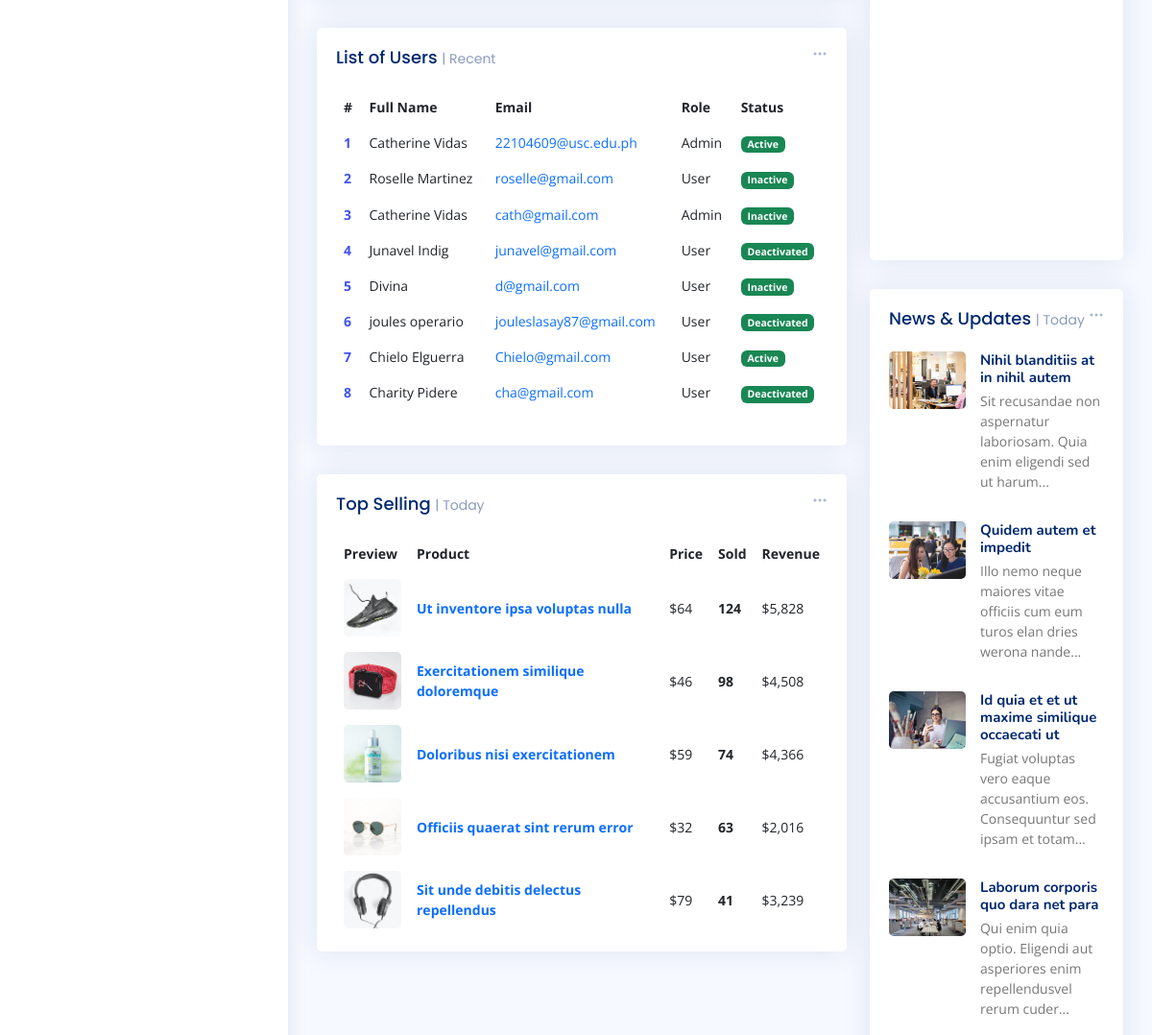
The page /client/pages/admin (signed in, middle part) on the database as committed earlier.
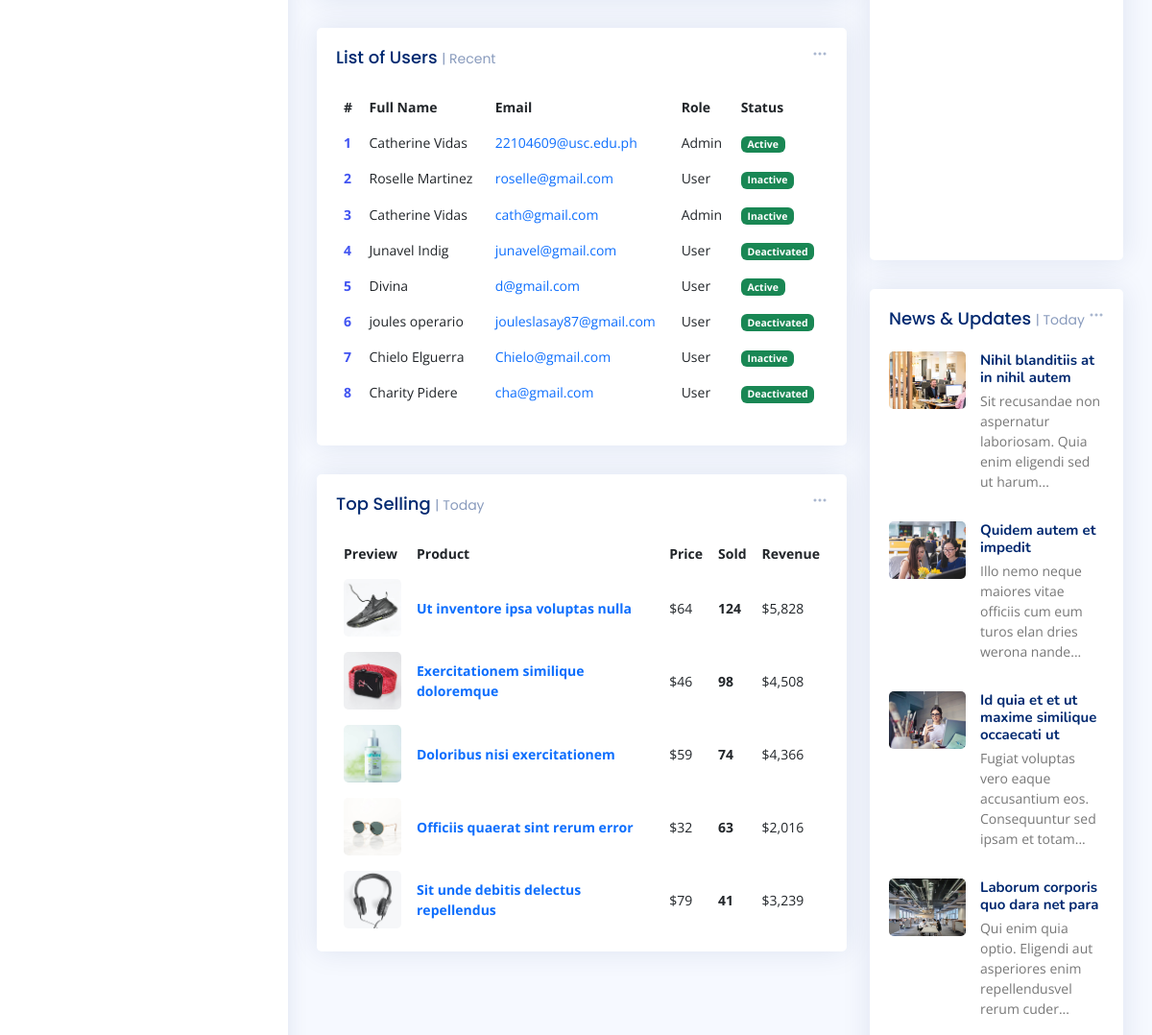
The same page on the database as committed later.
### tables this page shows
CREATE TABLE `user` (
  `userID` int(11) NOT NULL,
  `Fullname` varchar(50) NOT NULL,
  `Gender` varchar(50) NOT NULL,
  `Email` varchar(50) NOT NULL,
  `Password` varchar(50) NOT NULL,
  `Role` varchar(50) NOT NULL,
  `Status` varchar(50) NOT NULL
);

### client/pages/admin/index.php (the view, shortened to what this page needs)
<?php
include_once("../../../server/controllers/getUserDetails.php");
?>
<!DOCTYPE html>
<html lang="en">
<head>
    <?php include_once('../../components/vendorCSSLinks.php') ?>
    <link href="../../assets/css/style.css" rel="stylesheet">
</head>
<body>
    <?php include_once('../../components/adminSidebar.php') ?>
    <main id="main" class="main">
        <section class="section dashboard">
            <div class="row">
                <div class="col-lg-8">
                    <div class="row">
                        <div class="col-12">
                        </div>
                        <div class="col-12">
                            <div class="card recent-sales overflow-auto">
                                <div class="filter">
                                    <a class="icon" href="#" data-bs-toggle="dropdown"><i
                                            class="bi bi-three-dots"></i></a>
                                </div>
                                <div class="card-body">
                                    <h5 class="card-title">List of Users <span>| Recent</span></h5>
                                    <table class="table table-borderless ">
                                        <thead>
                                            <tr>
                                                <th scope="col">#</th>
                                                <th scope="col">Full Name</th>
                                                <th scope="col">Email</th>
                                                <th scope="col">Role</th>
                                                <th scope="col">Status</th>
                                            </tr>
                                        </thead>
                                        <tbody>
                                            <?php
                                                $sql = "SELECT * FROM user";
                                                $result = mysqli_query($conn, $sql);
                                                $count = 1;
                                                if (mysqli_num_rows($result) > 0) :
                                                    while ($row = mysqli_fetch_assoc($result)) :
                                            ?>
                                                <tr>
                                                    <th scope="row"><a href="#"><?= $count ?></a></th>
                                                    <td><?= $row['Fullname'] ?></td>
                                                    <td><a href="#" class="text-primary"><?= $row['Email'] ?></a></td>
                                                    <td><?= $row['Role'] ?></td>
                                                    <td><span class="badge bg-success status-field"><?= $row['Status'] ?></span></td>
                                                </tr>
                                            <?php
                                            $count++;
                                                    endwhile;
                                                else :
                                                    echo "0 results";
                                                endif;
                                            ?>
                                        </tbody>
                                    </table>
                                </div>
                            </div>
                        </div>
                        <div class="col-12">
                            <div class="card top-selling overflow-auto">
                                <div class="filter">
                                    <a class="icon" href="#" data-bs-toggle="dropdown"><i
                                            class="bi bi-three-dots"></i></a>
                                </div>
                                <div class="card-body pb-0">
                                    <h5 class="card-title">Top Selling <span>| Today</span></h5>
                                    <table class="table table-borderless">
                                        <thead>
                                            <tr>
                                                <th scope="col">Preview</th>
                                                <th scope="col">Product</th>
                                                <th scope="col">Price</th>
                                                <th scope="col">Sold</th>
                                                <th scope="col">Revenue</th>
                                            </tr>
                                        </thead>
                                        <tbody>
                                            <tr>
                                                <th scope="row"><a href="#"><img src="../../assets/img/product-1.jpg"
                                                            alt=""></a></th>
                                                <td><a href="#" class="text-primary fw-bold">Ut inventore ipsa voluptas
                                                        nulla</a></td>
                                                <td>$64</td>
                                                <td class="fw-bold">124</td>
                                                <td>$5,828</td>
                                            </tr>
                                            <tr>
                                                <th scope="row"><a href="#"><img src="../../assets/img/product-2.jpg"
                                                            alt=""></a></th>
                                                <td><a href="#" class="text-primary fw-bold">Exercitationem similique
                                                        doloremque</a></td>
                                                <td>$46</td>
                                                <td class="fw-bold">98</td>
                                                <td>$4,508</td>
                                            </tr>
                                            <tr>
                                                <th scope="row"><a href="#"><img src="../../assets/img/product-3.jpg"
                                                            alt=""></a></th>
                                                <td><a href="#" class="text-primary fw-bold">Doloribus nisi
                                                        exercitationem</a></td>
                                                <td>$59</td>
                                                <td class="fw-bold">74</td>
                                                <td>$4,366</td>
                                            </tr>
                                            <tr>
                                                <th scope="row"><a href="#"><img src="../../assets/img/product-4.jpg"
                                                            alt=""></a></th>
                                                <td><a href="#" class="text-primary fw-bold">Officiis quaerat sint rerum
                                                        error</a></td>
                                                <td>$32</td>
                                                <td class="fw-bold">63</td>
                                                <td>$2,016</td>
                                            </tr>
                                            <tr>
                                                <th scope="row"><a href="#"><img src="../../assets/img/product-5.jpg"
                                                            alt=""></a></th>
                                                <td><a href="#" class="text-primary fw-bold">Sit unde debitis delectus
                                                        repellendus</a></td>
                                                <td>$79</td>
                                                <td class="fw-bold">41</td>
                                                <td>$3,239</td>
                                            </tr>
                                        </tbody>
                                    </table>
                                </div>
                            </div>
                        </div>
                    </div>
                </div>
                <div class="col-lg-4">
                    <div class="card">
                        <div class="card-body pb-0">
                            <div id="trafficChart" style="min-height: 400px;" class="echart"></div>
                        </div>
                    </div>
                    <div class="card">
                        <div class="filter">
                            <a class="icon" href="#" data-bs-toggle="dropdown"><i class="bi bi-three-dots"></i></a>
                        </div>
                        <div class="card-body pb-0">
                            <h5 class="card-title">News &amp; Updates <span>| Today</span></h5>
                            <div class="news">
                                <div class="post-item clearfix">
                                    <img src="../../assets/img/news-1.jpg" alt="">
                                    <h4><a href="#">Nihil blanditiis at in nihil autem</a></h4>
                                    <p>Sit recusandae non aspernatur laboriosam. Quia enim eligendi sed ut harum...</p>
                                </div>
                                <div class="post-item clearfix">
                                    <img src="../../assets/img/news-2.jpg" alt="">
                                    <h4><a href="#">Quidem autem et impedit</a></h4>
                                    <p>Illo nemo neque maiores vitae officiis cum eum turos elan dries werona nande...
                                    </p>
                                </div>
                                <div class="post-item clearfix">
                                    <img src="../../assets/img/news-3.jpg" alt="">
                                    <h4><a href="#">Id quia et et ut maxime similique occaecati ut</a></h4>
                                    <p>Fugiat voluptas vero eaque accusantium eos. Consequuntur sed ipsam et totam...
                                    </p>
                                </div>
                                <div class="post-item clearfix">
                                    <img src="../../assets/img/news-4.jpg" alt="">
                                    <h4><a href="#">Laborum corporis quo dara net para</a></h4>
                                    <p>Qui enim quia optio. Eligendi aut asperiores enim repellendusvel rerum cuder...
                                    </p>
                                </div>
                            </div>
                        </div>
                    </div>
                </div>
            </div>
        </section>
    </main>
</body>
</html>

### client/components/vendorCSSLinks.php
<link href="../../assets/vendor/bootstrap/css/bootstrap.min.css" rel="stylesheet">
<link href="../../assets/vendor/bootstrap-icons/bootstrap-icons.css" rel="stylesheet">
<link href="../../assets/vendor/boxicons/css/boxicons.min.css" rel="stylesheet">
<link href="../../assets/vendor/quill/quill.snow.css" rel="stylesheet">
<link href="../../assets/vendor/quill/quill.bubble.css" rel="stylesheet">
<link href="../../assets/vendor/remixicon/remixicon.css" rel="stylesheet">

### client/components/adminSidebar.php (shortened to what this page needs)
<aside id="sidebar" class="sidebar">
</aside>

### client/assets/css/style.css (style rules this page uses)
:root { scroll-behavior: smooth; }
body { font-family: "Open Sans", sans-serif; background: #f6f9ff; color: #444444; }
a { color: #4154f1; text-decoration: none; }
h1, h2, h3, h4, h5, h6 { font-family: "Nunito", sans-serif; }
#main { margin-top: 60px; padding: 20px 30px; transition: all 0.3s; }
.card { margin-bottom: 30px; border: none; border-radius: 5px; box-shadow: 0px 0 30px rgba(1, 41, 112, 0.1); }
.card-title { padding: 20px 0 15px 0; font-size: 18px; font-weight: 500; color: #012970; font-family: "Poppins", sans-serif; }
.card-title span { color: #899bbd; font-size: 14px; font-weight: 400; }
.card-body { padding: 0 20px 20px 20px; }
.sidebar { position: fixed; top: 60px; left: 0; bottom: 0; width: 300px; z-index: 996; transition: all 0.3s; padding: 20px; overflow-y: auto; scrollbar-width: thin; scrollbar-color: #aab7cf transparent; box-shadow: 0px 0px 20px rgba(1, 41, 112, 0.1); background-color: #fff; }
@media (min-width: 1200px) { #main, #footer { margin-left: 300px; } }
.dashboard .filter { position: absolute; right: 0px; top: 15px; }
.dashboard .filter .icon { color: #aab7cf; padding-right: 20px; padding-bottom: 5px; transition: 0.3s; font-size: 16px; }
.dashboard .news .post-item+.post-item { margin-top: 15px; }
.dashboard .news img { width: 80px; float: left; border-radius: 5px; }
.dashboard .news h4 { font-size: 15px; margin-left: 95px; font-weight: bold; margin-bottom: 5px; }
.dashboard .news h4 a { color: #012970; transition: 0.3s; }
.dashboard .news p { font-size: 14px; color: #777777; margin-left: 95px; }
.dashboard .recent-sales { font-size: 14px; }
.dashboard .recent-sales .table thead { background: #f6f6fe; }
.dashboard .recent-sales .table thead th { border: 0; }
.dashboard .top-selling { font-size: 14px; }
.dashboard .top-selling .table thead { background: #f6f6fe; }
.dashboard .top-selling .table thead th { border: 0; }
.dashboard .top-selling .table tbody td { vertical-align: middle; }
.dashboard .top-selling img { border-radius: 5px; max-width: 60px; }

Rows that differ between the two databases and show on the page:
changed user "Divina": Status "Inactive" → "Active"
changed user "Chielo Elguerra": Status "Active" → "Inactive"
